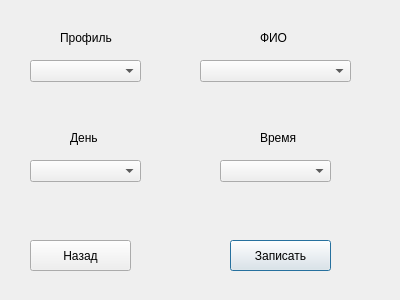
<?xml version="1.0" encoding="UTF-8"?>
<ui version="4.0">
 <class>DialogDoctor</class>
 <widget class="QDialog" name="DialogDoctor">
  <property name="geometry">
   <rect>
    <x>0</x>
    <y>0</y>
    <width>400</width>
    <height>300</height>
   </rect>
  </property>
  <property name="windowTitle">
   <string>Врач</string>
  </property>
  <widget class="QComboBox" name="comboBoxP">
   <property name="geometry">
    <rect>
     <x>30</x>
     <y>60</y>
     <width>111</width>
     <height>22</height>
    </rect>
   </property>
   <property name="currentText">
    <string/>
   </property>
  </widget>
  <widget class="QComboBox" name="comboBox_2">
   <property name="geometry">
    <rect>
     <x>200</x>
     <y>60</y>
     <width>151</width>
     <height>22</height>
    </rect>
   </property>
  </widget>
  <widget class="QComboBox" name="comboBox_3">
   <property name="geometry">
    <rect>
     <x>220</x>
     <y>160</y>
     <width>111</width>
     <height>22</height>
    </rect>
   </property>
  </widget>
  <widget class="QComboBox" name="comboBox_4">
   <property name="geometry">
    <rect>
     <x>30</x>
     <y>160</y>
     <width>111</width>
     <height>22</height>
    </rect>
   </property>
  </widget>
  <widget class="QLabel" name="label">
   <property name="geometry">
    <rect>
     <x>60</x>
     <y>30</y>
     <width>61</width>
     <height>16</height>
    </rect>
   </property>
   <property name="text">
    <string>Профиль</string>
   </property>
  </widget>
  <widget class="QLabel" name="label_2">
   <property name="geometry">
    <rect>
     <x>260</x>
     <y>30</y>
     <width>61</width>
     <height>16</height>
    </rect>
   </property>
   <property name="text">
    <string>ФИО</string>
   </property>
  </widget>
  <widget class="QLabel" name="label_3">
   <property name="geometry">
    <rect>
     <x>70</x>
     <y>130</y>
     <width>61</width>
     <height>16</height>
    </rect>
   </property>
   <property name="text">
    <string>День</string>
   </property>
  </widget>
  <widget class="QLabel" name="label_4">
   <property name="geometry">
    <rect>
     <x>260</x>
     <y>130</y>
     <width>61</width>
     <height>16</height>
    </rect>
   </property>
   <property name="text">
    <string>Время</string>
   </property>
  </widget>
  <widget class="QPushButton" name="writeButton">
   <property name="geometry">
    <rect>
     <x>230</x>
     <y>240</y>
     <width>101</width>
     <height>31</height>
    </rect>
   </property>
   <property name="text">
    <string>Записать</string>
   </property>
  </widget>
  <widget class="QPushButton" name="backButton">
   <property name="geometry">
    <rect>
     <x>30</x>
     <y>240</y>
     <width>101</width>
     <height>31</height>
    </rect>
   </property>
   <property name="text">
    <string>Назад</string>
   </property>
  </widget>
 </widget>
 <resources/>
 <connections/>
</ui>
